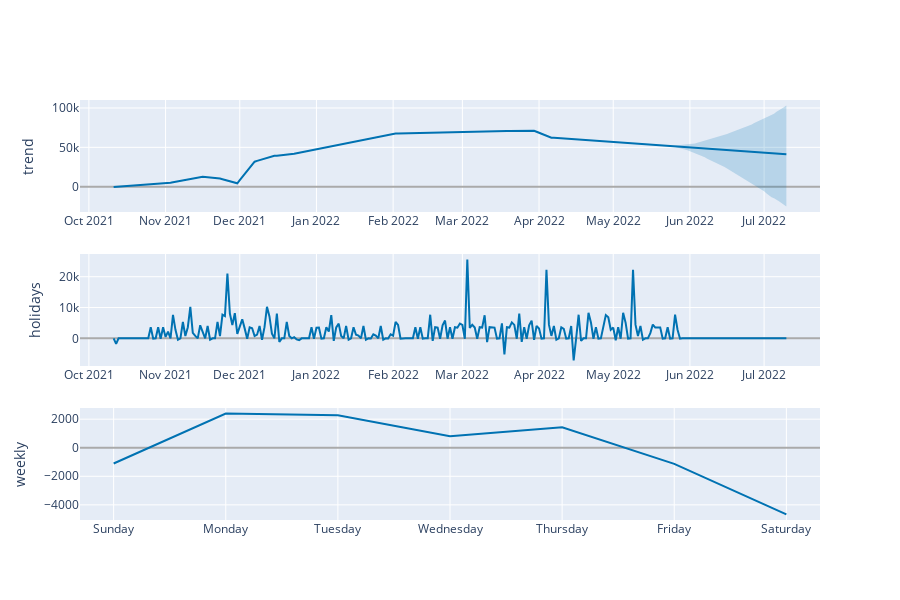

Notebook source saved alongside this figure:
### Code cell
plot_components_plotly(m, forecast)

### Figure 1 — Plotly figure (JSON) as saved in the notebook; plotly's stock layout.template omitted (floating-point values rounded to 4 significant figures; data arrays with more than 128 entries replaced by an {"elided": "..."} marker saying what was removed)
{"data": [{"line": {"color": "#0072B2", "width": 2}, "mode": "lines", "name": "trend", "type": "scatter", "x": {"elided": "273 str values"}, "xaxis": "x", "y": {"elided": "273 float values"}, "yaxis": "y"}, {"line": {"color": "rgba(0, 114, 178, 0.2)", "width": 0}, "mode": "lines", "name": "trend_upper", "type": "scatter", "x": {"elided": "273 str values"}, "xaxis": "x", "y": {"elided": "273 float values"}, "yaxis": "y"}, {"fill": "tonexty", "fillcolor": "rgba(0, 114, 178, 0.2)", "line": {"color": "rgba(0, 114, 178, 0.2)", "width": 0}, "mode": "lines", "name": "trend_lower", "type": "scatter", "x": {"elided": "273 str values"}, "xaxis": "x", "y": {"elided": "273 float values"}, "yaxis": "y"}, {"line": {"color": "#0072B2", "width": 2}, "mode": "lines", "name": "holidays", "text": {"elided": "273 str values"}, "type": "scatter", "x": {"elided": "273 str values"}, "xaxis": "x2", "y": {"elided": "273 float values"}, "yaxis": "y2"}, {"line": {"color": "#0072B2", "width": 2}, "mode": "lines", "name": "weekly", "type": "scatter", "x": ["2017-01-01T00:00:00", "2017-01-02T00:00:00", "2017-01-03T00:00:00", "2017-01-04T00:00:00", "2017-01-05T00:00:00", "2017-01-06T00:00:00", "2017-01-07T00:00:00"], "xaxis": "x3", "y": [-1103.0, 2391.0, 2271.0, 806.3, 1432.0, -1128.0, -4669.0], "yaxis": "y3"}], "layout": {"height": 600, "showlegend": false, "width": 900, "xaxis": {"anchor": "y", "domain": [0, 1], "range": ["2021-09-27T09:36:00", "2022-07-23T14:24:00"], "type": "date"}, "xaxis2": {"anchor": "y2", "domain": [0, 1], "range": ["2021-09-27T09:36:00", "2022-07-23T14:24:00"], "type": "date"}, "xaxis3": {"anchor": "y3", "domain": [0, 1], "range": ["2016-12-31T16:48:00", "2017-01-07T07:12:00"], "tickformat": "%A", "type": "date"}, "yaxis": {"anchor": "x", "domain": [0.7333, 1], "rangemode": "normal", "title": {"text": "trend"}, "zerolinecolor": "#AAA"}, "yaxis2": {"anchor": "x2", "domain": [0.3667, 0.6333], "rangemode": "tozero", "title": {"text": "holidays"}, "zerolinecolor": "#AAA"}, "yaxis3": {"anchor": "x3", "domain": [0, 0.2667], "title": {"text": "weekly"}, "zerolinecolor": "#AAA"}}}
